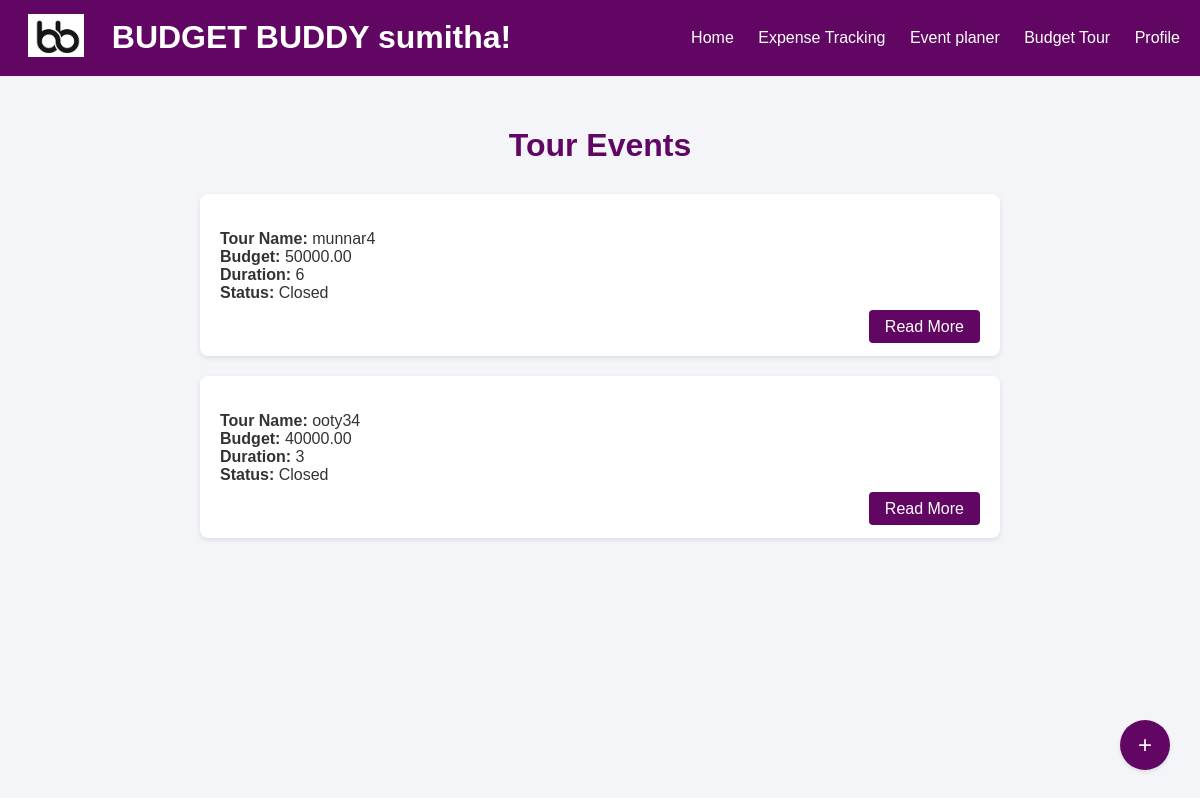
The app's page /hometour/ (signed in), older data.
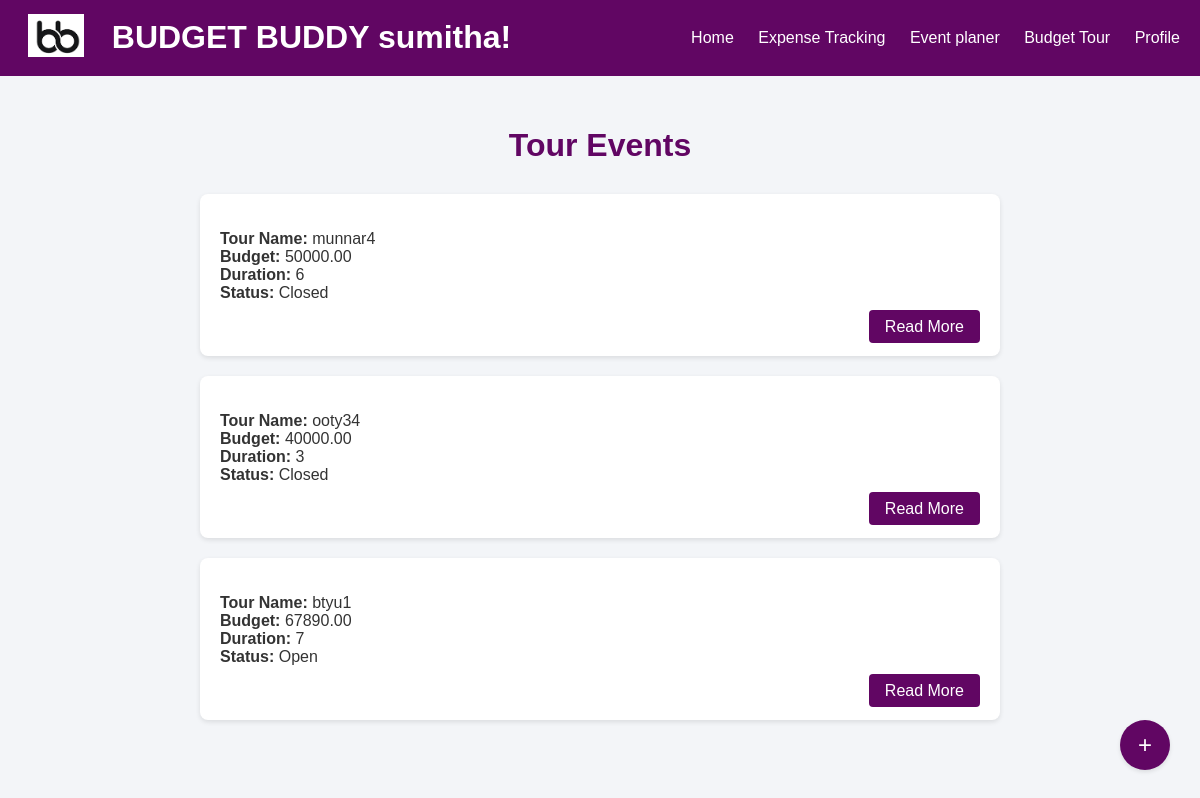
The same page, newer data.
### expenses/models.py (models this page shows, shortened)
class TDetails(models.Model):
    tour_name = models.CharField(max_length=100,primary_key=True)
    budget = models.DecimalField(max_digits=10,decimal_places=2)
    duration = models.IntegerField()
    user = models.ForeignKey(User, on_delete=models.CASCADE)
    status = models.IntegerField(default=0)
    remaining = models.DecimalField(max_digits=10,decimal_places=2,default=0)

### expenses/views.py (the view)
# urls.py: path('hometour/', views.hometour, name='hometour'),
@login_required
def hometour(request):
    tour_details = TDetails.objects.filter(user=request.user)
    return render(request, 'hometour.html', {'tour_details': tour_details})

### expenses/templates/hometour.html (shortened to what this page needs)
<!DOCTYPE html>
<html lang="en">
<head>
</head>
<body>
    {% include 'header.html' %}
    <div class="container">
        <h1>Tour Events</h1>
        {% for tour_detail in tour_details %}
        <div class="tour-detail">
            <div class="tour-info">
                <p>
                    <strong>Tour Name:</strong> {{ tour_detail.tour_name }}<br>
                    <strong>Budget:</strong> {{ tour_detail.budget }}<br>
                    <strong>Duration:</strong> {{ tour_detail.duration }}<br>
                    {% if tour_detail.status == 0 %}
                        <strong>Status:</strong> Open<br>
                    {% else %}
                        <strong>Status:</strong> Closed<br>
                    {% endif %}
                </p>
            </div>
            <div class="read-more-container">
                <a href="{% url 'maintour' tour_detail.tour_name %}" class="read-more-button">Read More</a>
            </div>
        </div>
        {% endfor %}
        <a href="{% url 'addtour' %}" class="add-tour-event-button">+</a>
    </div>
</body>
</html>

Row changes from the older to the newer data that the page shows:
added TDetails: tour_name "btyu1", budget "67890.00", duration "7", shows "Status:", status "Open"
